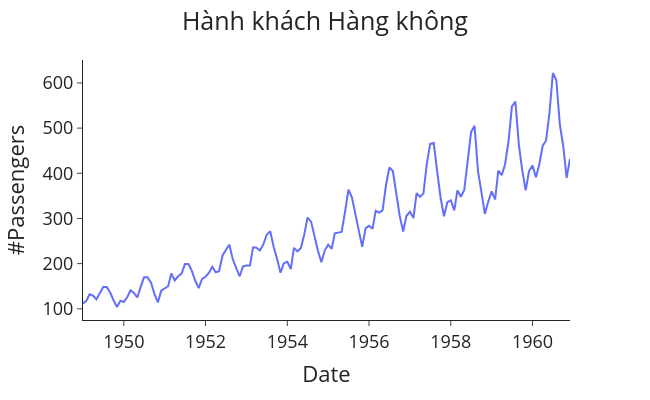

Here is the notebook cell this chart was saved with:
### Markdown cell above
### Dữ liệu

### Code cell
# Import các package
import plotly.express as px
import pandas as pd

# Đọc dữ liệu
data = pd.read_csv('AirPassengers.csv')
data['Month'] = pd.to_datetime(data['Month'])


def plot_passenger_volumes(df: pd.DataFrame,
                           y: str) -> None:
    """Hàm chung để vẽ dữ liệu hành khách."""

    fig = px.line(df, x='Month', y=y, labels={'Month': 'Date'})
    fig.update_layout(template="simple_white", font=dict(size=18), title_text='Hành khách Hàng không',
                      width=650, title_x=0.5, height=400)

    return fig.show()


# Vẽ biểu đồ dữ liệu hành khách hàng không
plot_passenger_volumes(df=data, y='#Passengers')

### Figure 1 — Plotly figure (JSON) as saved in the notebook; plotly's stock layout.template omitted (floating-point values rounded to 4 significant figures; data arrays with more than 128 entries replaced by an {"elided": "..."} marker saying what was removed)
{"data": [{"hovertemplate": "Date=%{x}<br>#Passengers=%{y}<extra></extra>", "legendgroup": "", "line": {"color": "#636efa", "dash": "solid"}, "marker": {"symbol": "circle"}, "mode": "lines", "name": "", "orientation": "v", "showlegend": false, "type": "scatter", "x": {"elided": "144 str values"}, "xaxis": "x", "y": {"elided": "144 int values"}, "yaxis": "y"}], "layout": {"font": {"size": 18}, "height": 400, "legend": {"tracegroupgap": 0}, "margin": {"t": 60}, "title": {"text": "Hành khách Hàng không", "x": 0.5}, "width": 650, "xaxis": {"anchor": "y", "domain": [0, 1], "title": {"text": "Date"}}, "yaxis": {"anchor": "x", "domain": [0, 1], "title": {"text": "#Passengers"}}}}
